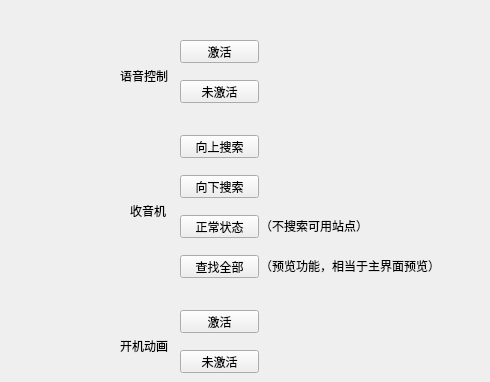
   <widget class="QWidget" name="tab_7">
    <attribute name="title">
     <string>03.4.IOcontrol DID 0x2F</string>
    </attribute>
    <widget class="QPushButton" name="pushButton_571d_01">
     <property name="geometry">
      <rect>
       <x>180</x>
       <y>40</y>
       <width>79</width>
       <height>23</height>
      </rect>
     </property>
     <property name="text">
      <string>激活</string>
     </property>
    </widget>
    <widget class="QPushButton" name="pushButton_571d_02">
     <property name="geometry">
      <rect>
       <x>180</x>
       <y>80</y>
       <width>79</width>
       <height>23</height>
      </rect>
     </property>
     <property name="text">
      <string>未激活</string>
     </property>
    </widget>
    <widget class="QPushButton" name="pushButton_571e_01">
     <property name="geometry">
      <rect>
       <x>180</x>
       <y>175</y>
       <width>79</width>
       <height>23</height>
      </rect>
     </property>
     <property name="text">
      <string>向下搜索</string>
     </property>
    </widget>
    <widget class="QPushButton" name="pushButton_571e_00">
     <property name="geometry">
      <rect>
       <x>180</x>
       <y>135</y>
       <width>79</width>
       <height>23</height>
      </rect>
     </property>
     <property name="text">
      <string>向上搜索</string>
     </property>
    </widget>
    <widget class="QPushButton" name="pushButton_571e_03">
     <property name="geometry">
      <rect>
       <x>180</x>
       <y>255</y>
       <width>79</width>
       <height>23</height>
      </rect>
     </property>
     <property name="text">
      <string>查找全部</string>
     </property>
    </widget>
    <widget class="QPushButton" name="pushButton_571e_02">
     <property name="geometry">
      <rect>
       <x>180</x>
       <y>215</y>
       <width>79</width>
       <height>23</height>
      </rect>
     </property>
     <property name="text">
      <string>正常状态</string>
     </property>
    </widget>
    <widget class="QLabel" name="label_111">
     <property name="geometry">
      <rect>
       <x>260</x>
       <y>210</y>
       <width>171</width>
       <height>31</height>
      </rect>
     </property>
     <property name="text">
      <string>（不搜索可用站点）</string>
     </property>
    </widget>
    <widget class="QLabel" name="label_112">
     <property name="geometry">
      <rect>
       <x>260</x>
       <y>245</y>
       <width>221</width>
       <height>41</height>
      </rect>
     </property>
     <property name="text">
      <string>（预览功能，相当于主界面预览）</string>
     </property>
    </widget>
    <widget class="QPushButton" name="pushButton_571f_02">
     <property name="geometry">
      <rect>
       <x>180</x>
       <y>350</y>
       <width>79</width>
       <height>23</height>
      </rect>
     </property>
     <property name="text">
      <string>未激活</string>
     </property>
    </widget>
    <widget class="QPushButton" name="pushButton_571f_01">
     <property name="geometry">
      <rect>
       <x>180</x>
       <y>310</y>
       <width>79</width>
       <height>23</height>
      </rect>
     </property>
     <property name="text">
      <string>激活</string>
     </property>
    </widget>
    <widget class="QLabel" name="label_113">
     <property name="geometry">
      <rect>
       <x>120</x>
       <y>60</y>
       <width>91</width>
       <height>31</height>
      </rect>
     </property>
     <property name="text">
      <string>语音控制</string>
     </property>
    </widget>
    <widget class="QLabel" name="label_114">
     <property name="geometry">
      <rect>
       <x>130</x>
       <y>195</y>
       <width>91</width>
       <height>31</height>
      </rect>
     </property>
     <property name="text">
      <string>收音机</string>
     </property>
    </widget>
    <widget class="QLabel" name="label_115">
     <property name="geometry">
      <rect>
       <x>120</x>
       <y>330</y>
       <width>53</width>
       <height>31</height>
      </rect>
     </property>
     <property name="text">
      <string>开机动画</string>
     </property>
    </widget>
   </widget>
